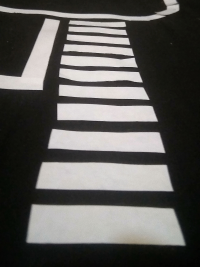
#> input picture undergraduate-thesis/databases/SKRIPSI Zebra Cross.png, 200 x 267 px, found by its file name
$ jupyter execute 'FIX SKRIPSI BAHAN PRESENTASI HAPUS DERAU.ipynb'
#> lines starting #> are read from the running program, lines starting #| are printed output that depends on the picture; after the words box and inside, x2 and y2 are one past the last pixel; in counts of white or black regions, pixels touching at a corner belong together
[cell 1]
from matplotlib import image
from matplotlib import pyplot
from PIL import Image
from numpy import asarray
import numpy as np
import random
import math
import cv2

#gambar di-print di python
im = Image.open('SKRIPSI Zebra Cross.png')
#> im is the input picture: PIL image 200x267 RGBA; mean R, G, B, A 93, 91.5, 88.8, 255
#im = Image.open('SKRIPSI Pinus.png')
#im = Image.open('SKRIPSI Gedung C.png')

img1 = im.convert("L") #convert ke hitam-putih
width, height=img1.size
#> width = 200; height = 267

pyplot.xticks([]), pyplot.yticks([])
pyplot.imshow(img1, cmap = 'gray')

[cell 2]
#PROGRAM UNTUK MEMBUAT DERAU SALT & PEPPER PADA CITRA DENGAN DERAU 2%
from numpy import array, random
from math import floor
#Fungsi Derau Salt-Pepper
def SaltPepper(im):
    totalrandpiks=floor(width*height/50)
#> totalrandpiks = 1068
    for i in range (floor(totalrandpiks/2)):
        koordx=random.randint(0,width)
        koordy=random.randint(0,height)
        im[koordy][koordx]=0 #hitam
#> im: shape (267, 200)

    for i in range (floor(totalrandpiks/2)):
        koordx=random.randint(0,width)
        koordy=random.randint(0,height)
        im[koordy][koordx]=255 #putih
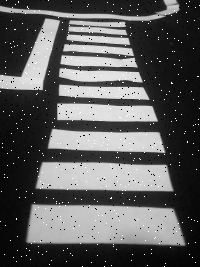
#> im: shape (267, 200); min 0, max 255, mean 92.3

    return(im)

Z=array(img1)
SP=SaltPepper(Z) #foto asli diberi derau Salt-Pepper

import matplotlib.pyplot as plt
fig = plt.figure(figsize=(9,9))
pyplot.xticks([]), pyplot.yticks([])
pyplot.imshow(SP, cmap='gray')

[cell 3]
#PROGRAM UNTUK MEMBUAT DERAU UNIFORM PADA CITRA DENGAN DERAU 2%
from numpy import array, random
from math import floor, ceil
#Fungsi Derau Uniform
def Uniform(im):
    totalrandpiks=floor(width*height/50)
#> totalrandpiks = 1068
    for i in range (totalrandpiks):
        koordx=random.randint(0,width)
        koordy=random.randint(0,height)
        im[koordy][koordx]=ceil(random.normal(0,255)) #random uniform

    return(im)

Z=array(img1)
UN=Uniform(Z) #foto asli diberi derau Salt-Pepper

import matplotlib.pyplot as plt
fig = plt.figure(figsize=(9,9))
pyplot.xticks([]), pyplot.yticks([3])
pyplot.imshow(UN, cmap='gray')

[cell 4]
#PROGRAM METODE BEDA HINGGA EKSPLISIT DIMENSI DUA UNTUK MENGHILANGKAN DERAU ACAK PADA CITRA
from numpy import linspace, array, zeros, insert, delete
from pandas import DataFrame, pivot_table
from math import ceil

D=1 #koefisien difusivitas
xm=width*2 #panjang sumbu x
#> xm = 400
yn=height*2 #panjang sumbu y
#> yn = 534
deltat=0.2 #selisih waktu
tn=10 #batas waktu pada t_n
m=width #banyak pemotongan pada sumbu x
#> m = 200
n=height #banyak pemotongan pada sumbu y
#> n = 267
deltax=xm/m #selisih antar posisi di sumbu x
#> deltax = 2
deltay=yn/n #selisih antar posisi di sumbu y
#> deltay = 2
lamda=(D*deltat)/(deltax)**2 #lamda
#> lamda = 0.05

#melakukan uji kestabilan metode
if lamda<=0.25:
    print('Metode stabil, sebab lambda =', lamda, '<= 0.25')
#| Metode stabil, sebab lambda = 0.05 <= 0.25
else:
    print('Metode tidak stabil, cek kembali masukan')

#mendefinisikan array kosong VDERAU yg berisi para matriks berukuran mxn
#para matriks di dalam VDERAU disebut matriks U
VDERAU=array([zeros((n,m))])
WDERAU=array([zeros((n-2,m-2))]) #array display #tidak menampilkan piksel tepi

#mengisi syarat awal ke matriks U saat t=0
U=SP #matriks pertama U, diisi data gambar
#U=UN #matriks pertama U, diisi data gambar
#print(U)

#matriks pertama U dimasukkan ke array VDERAU
VDERAU=insert(VDERAU,0,U,axis = 0)

#matriks display awal X
#tepi dihapus satu persatu
X=delete(U, n-1, 0)
X=delete(X, 0, 0)
#> X: shape (265, 200)
X=delete(X, m-1, 1)
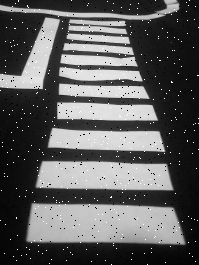
#> X: shape (265, 199); min 0, max 255, mean 93.2
X=delete(X, 0, 1)
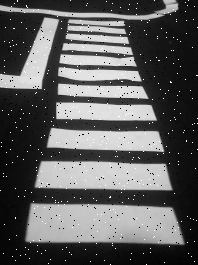
#> X: shape (265, 198); min 0, max 255, mean 93.5
WDERAU=insert(WDERAU,0,X,axis = 0)
#print(W)

#------------------------------ENTRI PERTAMA SELESAI-----------------------------

Q=array(zeros((n,m))) #matriks Q sebagai wadah kosong
#mengisi syarat batas ke setiap batas (tepi) matriks U saat t=1
for c in range (m):
    Q[0][c]=U[0][c]
    Q[n-1][c]=U[n-1][c]
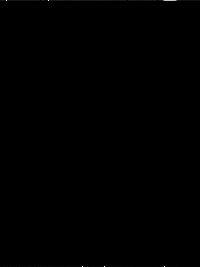
#> Q: shape (267, 200) float64; min 0, max 255, mean 0.2
for d in range (n):
    Q[d][0]=U[d][0]
    Q[d][m-1]=U[d][m-1]
#> Q: shape (267, 200) float64; 0.98% of pixels changed, all inside (x1, y1, x2, y2) = (0, 1, 200, 266)
#print(Q)

#mengisi entri matriks U yang belum terisi
#berdasarkan rumus metode eksplisit
for j in range (1,n-1):
    for i in range (1,m-1):
        Q[j][i]=ceil((1-4*lamda)*U[j][i]+lamda*(U[j-1][i]+U[j+1][i]+U[j][i-1]+U[j][i+1]))
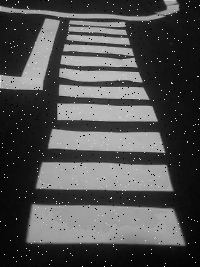
#> Q: shape (267, 200) float64; min 0, max 255, mean 79.4
#print(Q)
VDERAU=insert(VDERAU,1,Q,axis = 0)

#matriks display kedua S
#tepi dihapus satu persatu lagi
S=delete(Q, n-1, 0)
S=delete(S, 0, 0)
#> S: shape (265, 200) float64
S=delete(S, m-1, 1)
#> S: shape (265, 199) float64
S=delete(S, 0, 1)
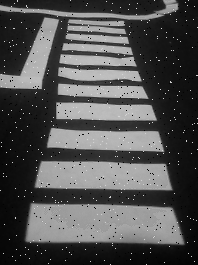
#> S: shape (265, 198) float64; min 0, max 217, mean 80.4
WDERAU=insert(WDERAU,1,S,axis = 0)
#print(W)

#------------------------------ENTRI KEDUA SELESAI-----------------------------

#R=Q
R=array(zeros((n,m)))
for j in range (n):
    for i in range (m):
        R[j][i]=Q[j][i]
#print(R)

#mengisi syarat batas ke setiap batas matriks U saat t=2 sampai t=tn
for k in range (2,tn+1):
    for c in range (m):
        R[0][c]=Q[0][c]
        R[n-1][c]=Q[n-1][c]
    for d in range (n):
        R[d][0]= Q[d][0]
        R[d][m-1]= Q[d][m-1]
#print(Q)

#mengisi entri matriks U yang belum terisi
#berdasarkan rumus metode eksplisit
    for j in range (1,n-1):
        for i in range (1,m-1):
            R[j][i]=ceil((1-4*lamda)*Q[j][i]+lamda*(Q[j-1][i]+Q[j+1][i]+Q[j][i-1]+Q[j][i+1]))
            #print(R)
            #print(Q)
    VDERAU=insert(VDERAU,k,R,axis = 0)
    #menghapus tepi
    T=delete(R, n-1, 0)
    T=delete(T, 0, 0)
    T=delete(T, m-1, 1)
    T=delete(T, 0, 1)
    WDERAU=insert(WDERAU,k,T,axis = 0)
    for j in range (n):
        for i in range (m):
            Q[j][i]=R[j][i]
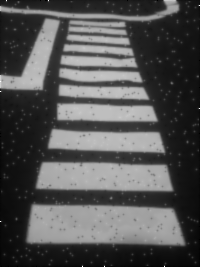
#> Q: shape (267, 200) float64; min 0, max 255, mean 83.4

#------------------------------ENTRI KETIGA SAMPAI TERAKHIR SELESAI-----------------------------

#menghapus entri terakhir
VDERAU=delete(VDERAU, tn+1, 0) #VDERAU kumpulan matriks asli
#print(V)
WDERAU=delete(WDERAU, tn+1, 0) #WDERAU kumpulan matriks display
#print(W)

[cell 5]
#PROGRAM UNTUK MENGELUARKAN HEATMAP HASIL
#METODE BEDA HINGGA EKSPLISIT DIMENSI DUA PADA PENGOLAHAN CITRA
#FORMASI DUA BARIS MASING-MASING DUA CITRA
import matplotlib.pyplot as plt
fig = plt.figure(figsize=(16,8))

plt.subplot(111)
pyplot.xticks([]), pyplot.yticks([4])
pyplot.imshow(WDERAU[10], cmap='gray')
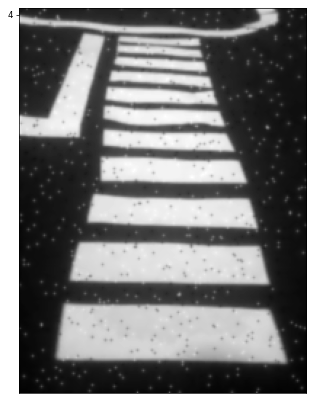
#> figure drawn by matplotlib, 1 panel

[cell 6]
#PROGRAM UNTUK MENGELUARKAN HEATMAP HASIL
#METODE BEDA HINGGA EKSPLISIT DIMENSI DUA PADA PENGOLAHAN CITRA
#FORMASI DUA BARIS MASING-MASING DUA CITRA
import matplotlib.pyplot as plt
fig = plt.figure(figsize=(16,12))

plt.subplot(121)
pyplot.xticks([]), pyplot.yticks([3])
pyplot.imshow(WDERAU[0], cmap='gray')

plt.subplot(122)
pyplot.xticks([]), pyplot.yticks([4])
pyplot.imshow(WDERAU[10], cmap='gray')
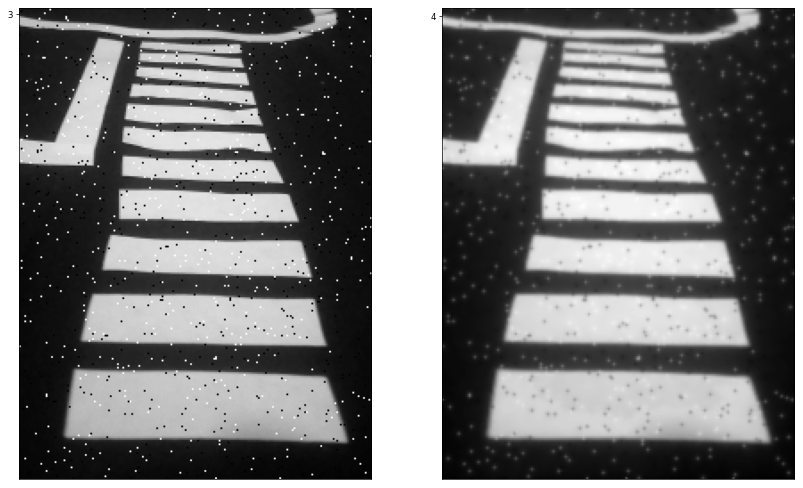
#> figure drawn by matplotlib, 2 panels

[cell 7]
#PROGRAM UNTUK MENGELUARKAN HEATMAP HASIL
#METODE BEDA HINGGA EKSPLISIT DIMENSI DUA
#UNTUK MENGHILANGKAN DERAU ACAK
import matplotlib.pyplot as plt
fig = plt.figure(figsize=(16,10))

plt.subplot(221)
pyplot.xticks([]), pyplot.yticks([1])
pyplot.imshow(WDERAU[0], cmap='gray')

plt.subplot(222)
pyplot.xticks([]), pyplot.yticks([2])
pyplot.imshow(WDERAU[2], cmap='gray')

plt.subplot(223)
pyplot.xticks([]), pyplot.yticks([3])
pyplot.imshow(WDERAU[5], cmap='gray')

plt.subplot(224)
pyplot.xticks([]), pyplot.yticks([4])
pyplot.imshow(WDERAU[10], cmap='gray')
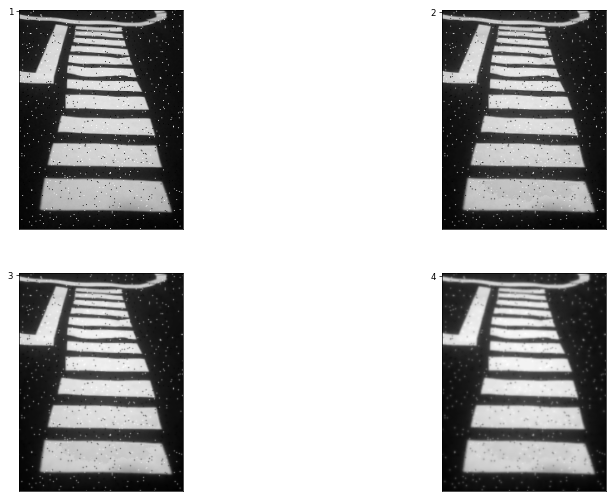
#> figure drawn by matplotlib, 4 panels

$ run again, with undergraduate-thesis/databases/SKRIPSI Pinus.png copied over undergraduate-thesis/databases/SKRIPSI Zebra Cross.png
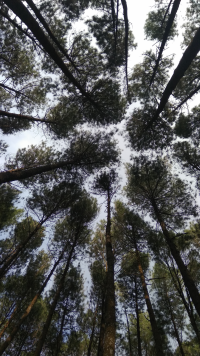
#> input picture undergraduate-thesis/databases/SKRIPSI Pinus.png, 200 x 356 px, found by its file name
#> im is the input picture: PIL image 200x356 RGBA; mean R, G, B, A 85.2, 86.5, 86.8, 255
#| Metode stabil, sebab lambda = 0.05 <= 0.25
#> after the loop `for d in range (n):`:
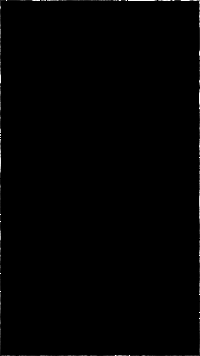
#> Q: shape (356, 200) float64; min 0, max 255, mean 1.3
#> `[cell 7] #PROGRAM UNTUK MENGELUARKAN HEATMAP HASIL #METODE BEDA HINGGA..`:
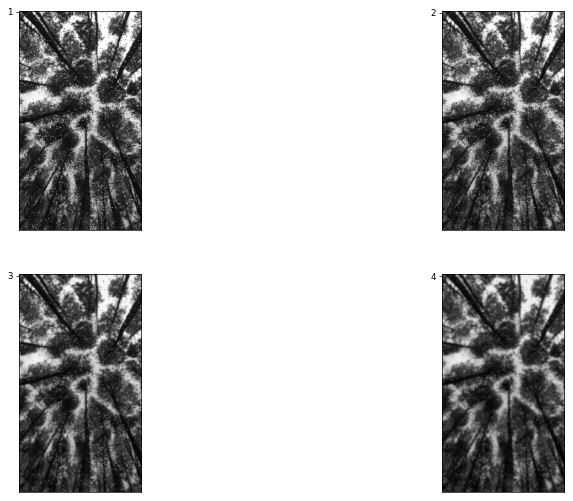
#> figure drawn by matplotlib, 4 panels
